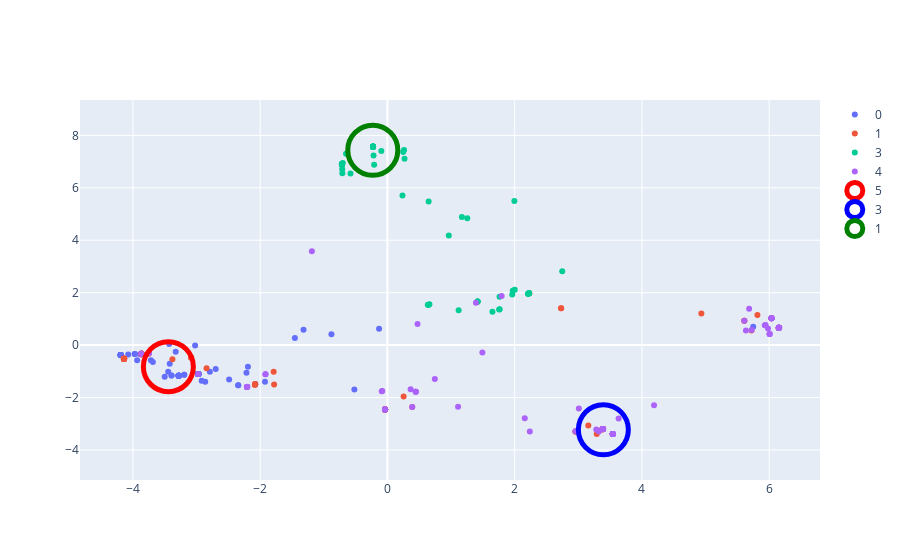

This figure's notebook cell:
### Code cell
#local_l= SequenceStore[1]['757862']
coords= {z:[x for x in range(len(label_vector)) if label_vector[x] == z] for z in list(set(label_vector))}

pca2 = PCA(n_components=ncomps, whiten=False,svd_solver='randomized')
featl= pca2.fit_transform(local_l)

figwl= [go.Scatter(
    x= featl[coords[i],0],
    y= featl[coords[i],1],
    mode= 'markers',
    name= str(i)
) for i in coords.keys()]


cols_avail= [
    'red','blue','green'
]
 

cols_cl= {found_keys[x]:cols_avail[x] for x in range(len(cols_avail))}

figwl.extend([go.Scatter(
    x= [np.mean(g,axis= 0)[0]],
    y= [np.mean(g,axis= 0)[1]],
    mode= 'markers',
    marker=dict(
    color='rgba(135, 206, 250, 0)',
    size=50,
    opacity= 1,
    line=dict(
        color=cols_cl[v],
        width=5
    )
),
    name= str(v)
) for v,g in lclust_samp.items()])


layout= go.Layout()

Figure_wl= go.Figure(data= figwl, layout= layout)

iplot(Figure_wl)
